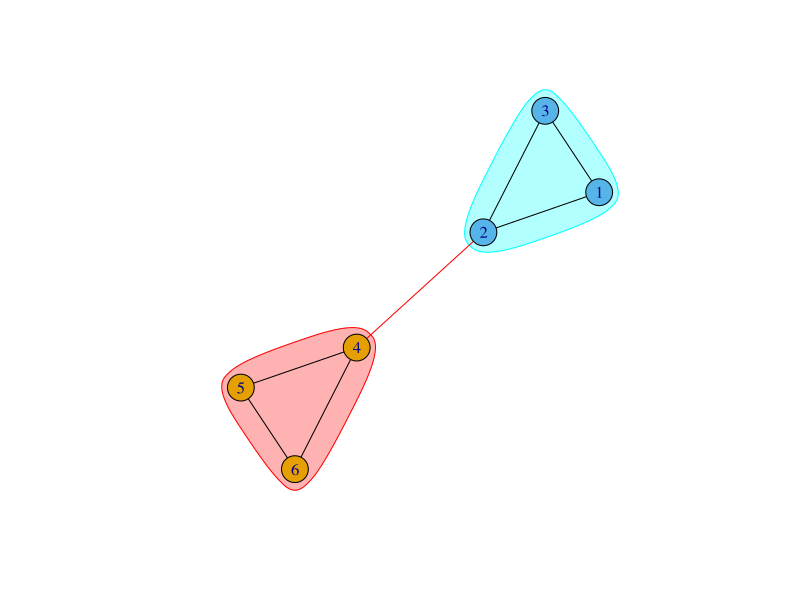
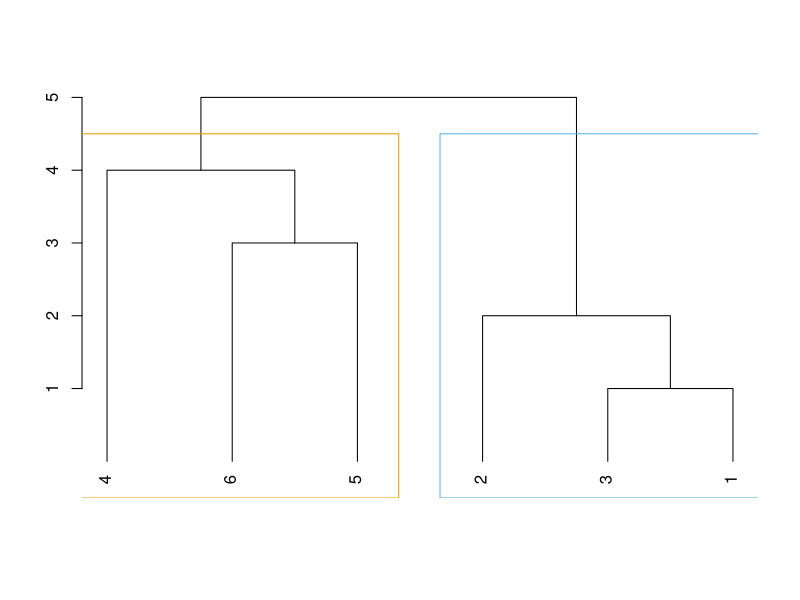

These charts were generated, in order, by the following R code: (Note: this script raises an error after producing the figures.)
library(igraph)
library(ape)
g <- graph.formula(1-2, 1-3, 2-1, 2-3, 2-4, 3-1, 3-2, 4-2, 4-5, 4-6, 5-4, 5-6, 6-4, 6-5)
fc <- fastgreedy.community(g)
plot(fc,g)
dendPlot(fc, mode="hclust")
d <- as.dendrogram(fc)
str(d)

#边合并
fc$merges

#par(mfrow=c(2,3))
#colors <- rainbow(10)
#plot(g, vertex.color=colors[cutat(fc,2)],layout=layout.circle)
#plot(g, vertex.color=colors[cutat(fc,3)],layout=layout.circle)
#plot(g, vertex.color=colors[cutat(fc,4)],layout=layout.circle)
#plot(g, vertex.color=colors[cutat(fc,5)],layout=layout.circle)
#plot(g, vertex.color=colors[cutat(fc,6)],layout=layout.circle)
#plot(g, vertex.color=colors[cutat(fc,7)],layout=layout.circle)


#模拟计算
dg <- degree(g)
#(1-(dg[[1]]*dg[[2]]))/ecount(g)
#(0-(dg[[1]]*dg[[3]]))/ecount(g)
#(0-(dg[[1]]*dg[[4]]))/ecount(g)
#(0-(dg[[1]]*dg[[5]]))/ecount(g)
#(0-(dg[[1]]*dg[[6]]))/ecount(g)
#(0-(dg[[1]]*dg[[7]]))/ecount(g)
#(1-(dg[[2]]*dg[[3]]))/ecount(g)
#(1-(dg[[2]]*dg[[4]]))/ecount(g)

c <- 0
m <- c()
am <- get.adjacency(g)
mm <- as.matrix(am)
for(i in 1:6){
	for(j in 1:6){
		c <- c+1
		m[c] <- (mm[i,j]-(dg[[i]]*dg[[j]]))/ecount(g)
		print (paste(i," -> ",j,(1-(dg[[i]]*dg[[j]]))/ecount(g)," num[",c,"]"))
	}
}
m
matrix(m,nrow=6,ncol=6,byrow=T)